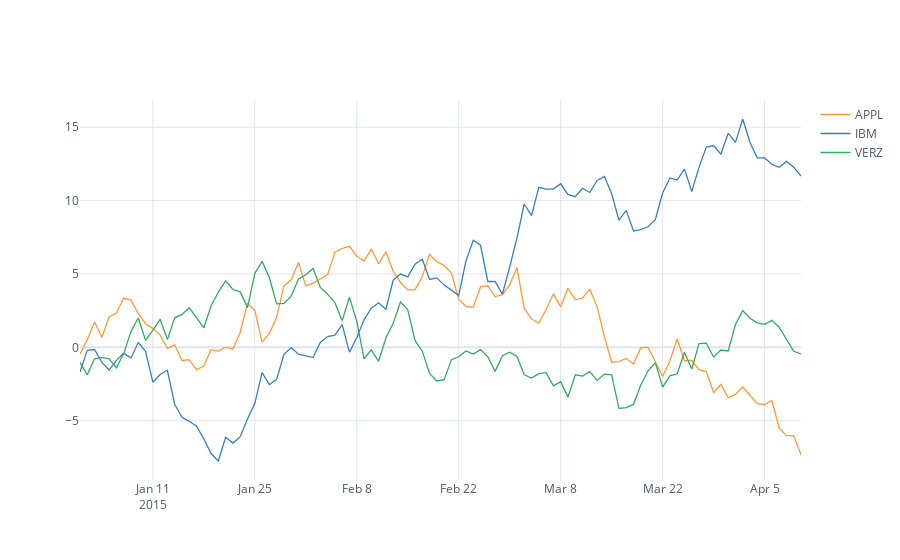

Here is the notebook cell this chart was saved with:
### Markdown cell above
### Customizing Themes

We can pass a **theme** to the **iplot** function. 
3 themes are available, but you can create your own
* Solar
* Pearl (Default)
* White

### Code cell
df[['APPL','IBM','VERZ']].iplot(theme='white',filename='Tutorial White')
